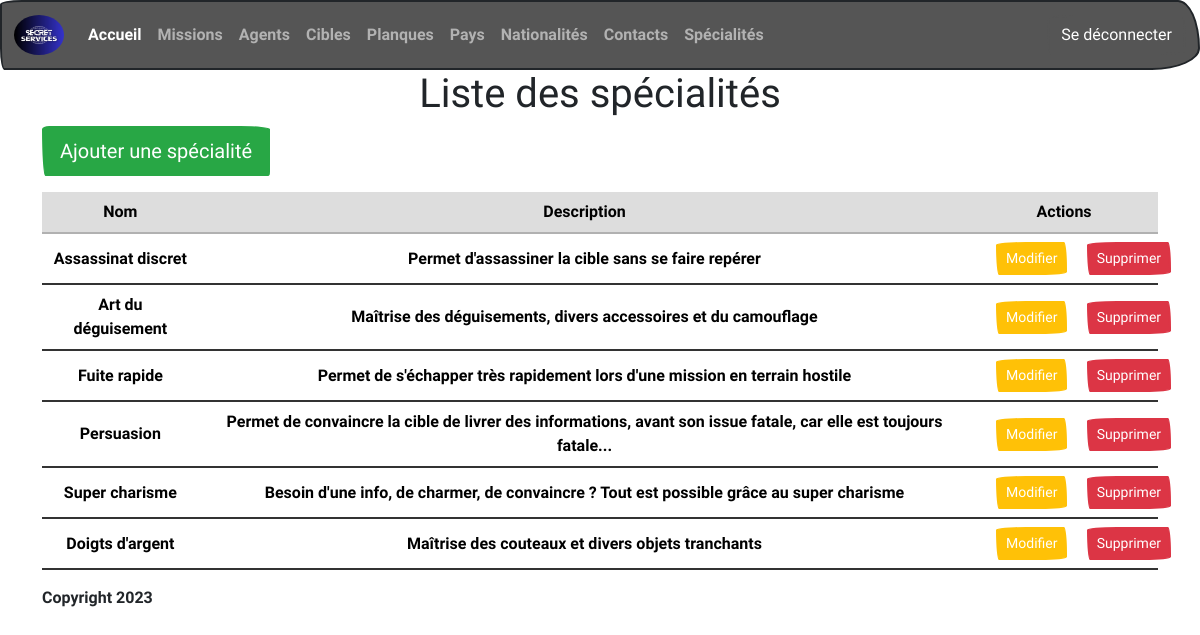
Page /speciality (signed in) on the committed database.
### tables this page shows
CREATE TABLE IF NOT EXISTS `speciality` (
  `id` int(11) NOT NULL AUTO_INCREMENT,
  `name` varchar(50) NOT NULL,
  `description` text NOT NULL,
  PRIMARY KEY (`id`)
);

### controllers/SpecialityController.php (called while the page is built, shortened)
<?php
require_once 'models/managers/SpecialityManager.php';
class SpecialityController
{
    protected $specialityManager;
    public function __construct()
    {
        $this->specialityManager = new SpecialityManager;
    }
    public function index()
    {
        $specialities = $this->specialityManager->showSpecialityList();
        require_once 'views/speciality/specialityList.php';
    }
}

### index.php (called while the page is built, shortened)
<?php
require_once 'controllers/SpecialityController.php';
$router = new Router();
$router->addRoute('GET', BASE_URL . '/', 'HomeController', 'index');
$router->addRoute('POST', BASE_URL . '/search', 'SearchController', 'index');
$router->addRoute('GET', BASE_URL . '/login', 'LoginController', 'index');
$router->addRoute('POST', BASE_URL . '/login', 'LoginController', 'login');
$router->addRoute('GET', BASE_URL . '/logout', 'LogoutController', 'logout');
$router->addRoute('GET', BASE_URL . '/country', 'CountryController', 'index');
$router->addRoute('GET', BASE_URL . '/country/add', 'CountryController', 'addCountry');
$router->addRoute('POST', BASE_URL . '/country/add', 'CountryController', 'countryAddedToDatabase');
$router->addRoute('POST', BASE_URL . '/country/edit', 'CountryController', 'editCountry');
$router->addRoute('POST', BASE_URL . '/country/editOk', 'CountryController', 'editCountryInDatabase');
$router->addRoute('POST', BASE_URL . '/country', 'CountryController', 'deleteCountryFromDatabase');
$router->addRoute('GET', BASE_URL . '/nationality', 'NationalityController', 'index');
$router->addRoute('GET', BASE_URL . '/nationality/add', 'NationalityController', 'addNationality');
$router->addRoute('POST', BASE_URL . '/nationality/add', 'NationalityController', 'nationalityAddedToDatabase');
$router->addRoute('POST', BASE_URL . '/nationality/edit', 'NationalityController', 'editNationality');
$router->addRoute('POST', BASE_URL . '/nationality/editOk', 'NationalityController', 'editNationalityInDatabase');
$router->addRoute('POST', BASE_URL . '/nationality', 'NationalityController', 'deleteNationalityFromDatabase');
$router->addRoute('GET', BASE_URL . '/hideout', 'HideoutController', 'index');
$router->addRoute('GET', BASE_URL . '/hideout/add', 'HideoutController', 'addHideout');
$router->addRoute('POST', BASE_URL . '/hideout/add', 'HideoutController', 'hideoutAddedToDatabase');
$router->addRoute('POST', BASE_URL . '/hideout/edit', 'HideoutController', 'editHideout');
$router->addRoute('POST', BASE_URL . '/hideout/editOk', 'HideoutController', 'editHideoutInDatabase');
$router->addRoute('POST', BASE_URL . '/hideout', 'HideoutController', 'deleteHideoutFromDatabase');
$router->addRoute('GET', BASE_URL . '/target', 'TargetController', 'index');
$router->addRoute('GET', BASE_URL . '/target/add', 'TargetController', 'addTarget');
$router->addRoute('POST', BASE_URL . '/target/add', 'TargetController', 'targetAddedToDatabase');
$router->addRoute('POST', BASE_URL . '/target/edit', 'TargetController', 'editTarget');
$router->addRoute('POST', BASE_URL . '/target/editOk', 'TargetController', 'editTargetInDatabase');
$router->addRoute('POST', BASE_URL . '/target', 'TargetController', 'deleteTargetFromDatabase');
$router->addRoute('GET', BASE_URL . '/contact', 'ContactController', 'index');
$router->addRoute('GET', BASE_URL . '/contact/add', 'ContactController', 'addContact');
$router->addRoute('POST', BASE_URL . '/contact/add', 'ContactController', 'contactAddedToDatabase');
$router->addRoute('POST', BASE_URL . '/contact/edit', 'ContactController', 'editContact');
$router->addRoute('POST', BASE_URL . '/contact/editOk', 'ContactController', 'editContactInDatabase');
$router->addRoute('POST', BASE_URL . '/contact', 'ContactController', 'deleteContactFromDatabase');
$router->addRoute('GET', BASE_URL . '/agent', 'AgentController', 'index');
$router->addRoute('GET', BASE_URL . '/agent/add', 'AgentController', 'addAgent');
$router->addRoute('POST', BASE_URL . '/agent/add', 'AgentController', 'agentAddedToDatabase');
$router->addRoute('POST', BASE_URL . '/agent/edit', 'AgentController', 'editAgent');
$router->addRoute('POST', BASE_URL . '/agent/editOk', 'AgentController', 'editAgentInDatabase');
$router->addRoute('POST', BASE_URL . '/agent', 'AgentController', 'deleteAgentFromDatabase');
$router->addRoute('GET', BASE_URL . '/mission', 'MissionController', 'index');
$router->addRoute('GET', BASE_URL . '/mission/add', 'MissionController', 'addMission');
$router->addRoute('POST', BASE_URL . '/mission/add', 'MissionController', 'missionAddedInDatabase');
$router->addRoute('POST', BASE_URL . '/mission/edit', 'MissionController', 'editMission');
$router->addRoute('POST', BASE_URL . '/mission/editOk', 'MissionController', 'editMissionInDatabase');
$router->addRoute('POST', BASE_URL . '/mission', 'MissionController', 'deleteMissionFromDatabase');
$router->addRoute('GET', BASE_URL . '/speciality', 'SpecialityController', 'index');
$router->addRoute('GET', BASE_URL . '/speciality/add', 'SpecialityController', 'addSpeciality');
$router->addRoute('POST', BASE_URL . '/speciality/add', 'SpecialityController', 'specialityAddedInDatabase');
$router->addRoute('POST', BASE_URL . '/speciality/edit', 'SpecialityController', 'editSpeciality');
$router->addRoute('POST', BASE_URL . '/speciality/editOk', 'SpecialityController', 'editSpecialityInDatabase');
$router->addRoute('POST', BASE_URL . '/speciality', 'SpecialityController', 'deleteSpecialityFromDatabase');
$method = $_SERVER['REQUEST_METHOD'];
$uri = $_SERVER['REQUEST_URI'];
$handler = $router->getHandler($method, $uri);
$controller = new $handler['controller']();
$action = $handler['action'];
$controller->$action();

### models/Model.php (called while the page is built, shortened)
<?php
abstract class Model
{
    private static $pdo;
    private static function setDatabase()
    {
        $host = 'localhost';
        $username = 'root';
        $password = '';
        $dbname = 'spy_agency';
        self::$pdo = new PDO('mysql:host=' . $host . ';port=3307;dbname=' . $dbname . ';charset=utf8', $username, $password);
        self::$pdo->setAttribute(PDO::ATTR_ERRMODE, PDO::ERRMODE_WARNING);
    }
    protected function getDatabase()
    {
        return self::$pdo;
    }
}

### models/managers/SpecialityManager.php (called while the page is built, shortened)
<?php
require_once 'models/Model.php';
require_once 'models/classes/Speciality.php';
class SpecialityManager extends Model
{
    public function showSpecialityList()
    {
        try {
            $req = 'SELECT * FROM speciality';
            $stmt = $this->getDatabase()->prepare($req);
            if ($stmt->execute()) {
                return $stmt->fetchAll(PDO::FETCH_ASSOC);
            }
        } catch (PDOException $e) {
            $e->getMessage();
        }
    }
}

### models/classes/Speciality.php (called while the page is built, shortened)
<?php
class Speciality
{
    private string $name;
    private string $description;
    public function __construct(int $id, string $name, string $description)
    {
        $this->name = $name;
        $this->description = $description;
    }
    public function getName(): string
    {
        return $this->name;
    }
    public function getDescription(): string
    {
        return $this->description;
    }
}

### views/speciality/specialityList.php (the view, shortened to what this page needs)
<?php
if (isset($_SESSION['connect']) && $_SESSION['role'] === '["ROLE_ADMIN"]') {
?>
<h1 class="text-center">Liste des spécialités</h1>
<a href="<?= BASE_URL ?>/speciality/add" class="btn btn-success btn-lg">Ajouter une spécialité</a>
<table class="table table-hover text-center mt-3">
    <thead>
        <tr class="table-secondary">
            <th scope="col">Nom</th>
            <th scope="col">Description</th>
            <th scope="col" colspan="2">Actions</th>
        </tr>
    </thead>
  <tbody>
  <?php
  foreach ($specialities as $speciality) :
      $speciality = new Speciality($speciality['id'], $speciality['name'], $speciality['description']);
  ?>
      <tr>
          <td class="align-middle"><?= $speciality->getName(); ?></td>
          <td class="align-middle"><?= $speciality->getDescription(); ?></td>
          <td class="align-middle">
              <form action="<?= BASE_URL ?>/speciality/edit" method="POST">
                <div class="d-grid gap-2 col-6 mx-auto">
                    <button type="submit" class="btn btn-warning btn-sm">Modifier</button>
                </div>
            </form>
          </td>
          <td class="align-middle">
              <form action="<?= BASE_URL ?>/speciality" method="POST" onSubmit="return confirm('Êtes-vous sûr?');">
                  <div class="d-grid gap-2 col-6 mx-auto">
                      <button type="submit" class="btn btn-danger btn-sm">Supprimer</button>
                  </div>
              </form>
          </td>
      </tr>
    <?php
    endforeach;
    ?>
  </tbody>
</table>
<?php
}
?>
<?php
require('views/global/layout.php');
?>

### rows in the picture
speciality: name "Assassinat discret", description "Permet d'assassiner la cible sans se faire repérer"
speciality: name "Art du déguisement", description "Maîtrise des déguisements, divers accessoires et du camouflage"
speciality: name "Fuite rapide", description "Permet de s'échapper très rapidement lors d'une mission en terrain hostile"
speciality: name "Persuasion", description "Permet de convaincre la cible de livrer des informations, avant son issue fatale, car elle est toujours fatale..."
speciality: name "Super charisme", description "Besoin d'une info, de charmer, de convaincre ? Tout est possible grâce au super charisme"
speciality: name "Doigts d'argent", description "Maîtrise des couteaux et divers objets tranchants"
